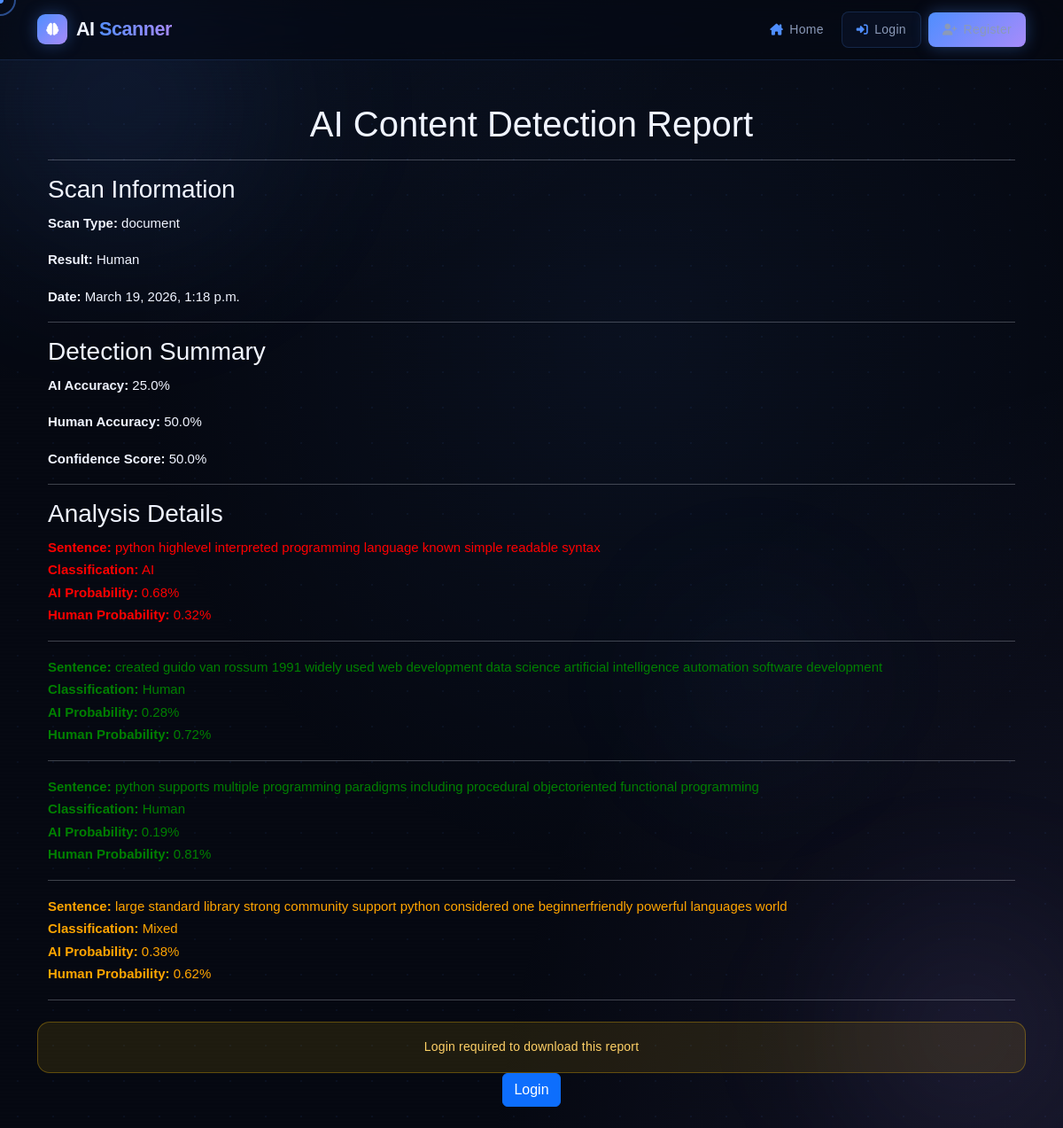
/report/159/, run on the app's committed database.
### scanner/models.py (models this page shows, shortened)
class ScanHistory(models.Model):
        SCAN_TYPES = (
            ("document", "Document"),
            ("image", "Image"),
            ("text", "Text"),
        )
        user = models.ForeignKey(User, on_delete=models.CASCADE, null=True, blank=True)
        scan_type = models.CharField(max_length=20, choices=SCAN_TYPES)
        file_name = models.CharField(max_length=255, blank=True)
        result = models.CharField(max_length=100)
        accuracy = models.FloatField()
        details = models.TextField(blank=True)
        created_at = models.DateTimeField(auto_now_add=True)

### scanner/views.py (the view)
# urls.py: path('report/<int:id>/', views.scan_report, name='scan_report'),
def scan_report(request, id):
    scan = ScanHistory.objects.get(id=id)
    try:
        details = json.loads(scan.details)
    except Exception as e:
        print("JSON ERROR:", e)
        print("RAW DATA:", scan.details)
        details = []
    print("DETAILS:", details)
    if isinstance(details, list):
        total = len(details)
        ai_count = sum(1 for r in details if isinstance(r, dict) and r.get("classification") == "AI")
        human_count = sum(1 for r in details if isinstance(r, dict) and r.get("classification") == "Human")
        ai_percent = round((ai_count / total) * 100, 2) if total else 0
        human_percent = round((human_count / total) * 100, 2) if total else 0
        confidence = max(ai_percent, human_percent)
    elif isinstance(details, dict):
        ai_percent = round(details.get("ai_probability", 0), 2)
        human_percent = round(details.get("human_probability", 0), 2)
        confidence = max(ai_percent, human_percent)
        details = []
    else:
        ai_percent = 0
        human_percent = 0
        confidence = 0
        details = []
    return render(request, "scan_report.html", {
        "scan": scan,
        "details": details,
        "ai_percent": ai_percent,
        "human_percent": human_percent,
        "confidence": confidence,
    })

### templates/scan_report.html (shortened to what this page needs)
{% extends 'base.html' %}
{% block content %}
<div class="container mt-4">
<h1 style="text-align:center;">AI Content Detection Report</h1>
<hr>
<h3>Scan Information</h3>
<p><strong>Scan Type:</strong> {{ scan.scan_type }}</p>
<p><strong>Result:</strong> {{ scan.result }}</p>
<p><strong>Date:</strong> {{ scan.created_at }}</p>
<hr>
<h3>Detection Summary</h3>
<p><strong>AI Accuracy:</strong> {{ ai_percent }}%</p>
<p><strong>Human Accuracy:</strong> {{ human_percent }}%</p>
<p><strong>Confidence Score:</strong> {{ confidence }}%</p>
<hr>
<h3>Analysis Details</h3>
{% if scan.scan_type == "document" or scan.scan_type == "text" %}
    {% for r in details %}
        {% if r.classification == "AI" %}
            <p style="color:red;">
        {% elif r.classification == "Human" %}
            <p style="color:green;">
        {% else %}
            <p style="color:orange;">
        {% endif %}
        <strong>Sentence:</strong> {{ r.sentence }} <br>
        <strong>Classification:</strong> {{ r.classification }} <br>
        <strong>AI Probability:</strong> {{ r.ai_probability }}% <br>
        <strong>Human Probability:</strong> {{ r.human_probability }}% <br>
        </p>
        <hr>
    {% endfor %}
{% endif %}
</div>
<div class="text-center mt-4">
{% if user.is_authenticated %}
<a href="/download/{{ scan.id }}/" class="btn btn-success">
Download Report (PDF)
</a>
{% else %}
<div class="alert alert-warning">
Login required to download this report
</div>
<a href="/login/" class="btn btn-primary">
Login
</a>
{% endif %}
</div>
</div>
{% endblock %}

### static/css/style.css (style rules this page uses)
:root { --bg-deep: #060912; --bg-mid: #0d1120; --bg-card: #111827; --accent: #4f8eff; --accent-glow: rgba(79, 142, 255, 0.35); --accent2: #a78bfa; --accent2-glow:rgba(167,139,250,0.3); --text-primary:#f0f4ff; --text-muted: #8b9ab8; --border: rgba(79,142,255,0.18); --nav-h: 68px; --radius: 14px; --transition: 0.35s cubic-bezier(0.4,0,0.2,1); }
*, *::before, *::after { box-sizing: border-box; margin: 0; padding: 0; }
html { scroll-behavior: smooth; }
body { background: var(--bg-deep); color: var(--text-primary); font-family: 'Space Grotesk', sans-serif; font-size: 15px; line-height: 1.7; min-height: 100vh; overflow-x: hidden; cursor: none; }
.alert { background: rgba(255, 193, 7, 0.1) !important; border: 1px solid rgba(255, 193, 7, 0.3) !important; color: #ffd166 !important; border-radius: var(--radius) !important; backdrop-filter: blur(10px); font-size: 0.875rem; font-weight: 500; letter-spacing: 0.2px; margin-bottom: 0; }

### data on the page
ScanHistory: scan_type "document", result "Human", created_at "March 19, 2026, 1:18 p.m."

### other printed values
{{ ai_percent }} "25.0"
{{ human_percent }} "50.0"
{{ confidence }} "50.0"
{{ r.sentence }} "python highlevel interpreted programming language known simple readable syntax" "created guido van rossum 1991 widely used web development data science artificial intelligence automation software development" "python supports multiple programming paradigms including procedural objectoriented functional programming" "large standard library strong community support python considered one beginnerfriendly powerful languages world"
{{ r.classification }} "AI" "Human" "Human" "Mixed"
{{ r.ai_probability }} "0.68" "0.28" "0.19" "0.38"
{{ r.human_probability }} "0.32" "0.72" "0.81" "0.62"
